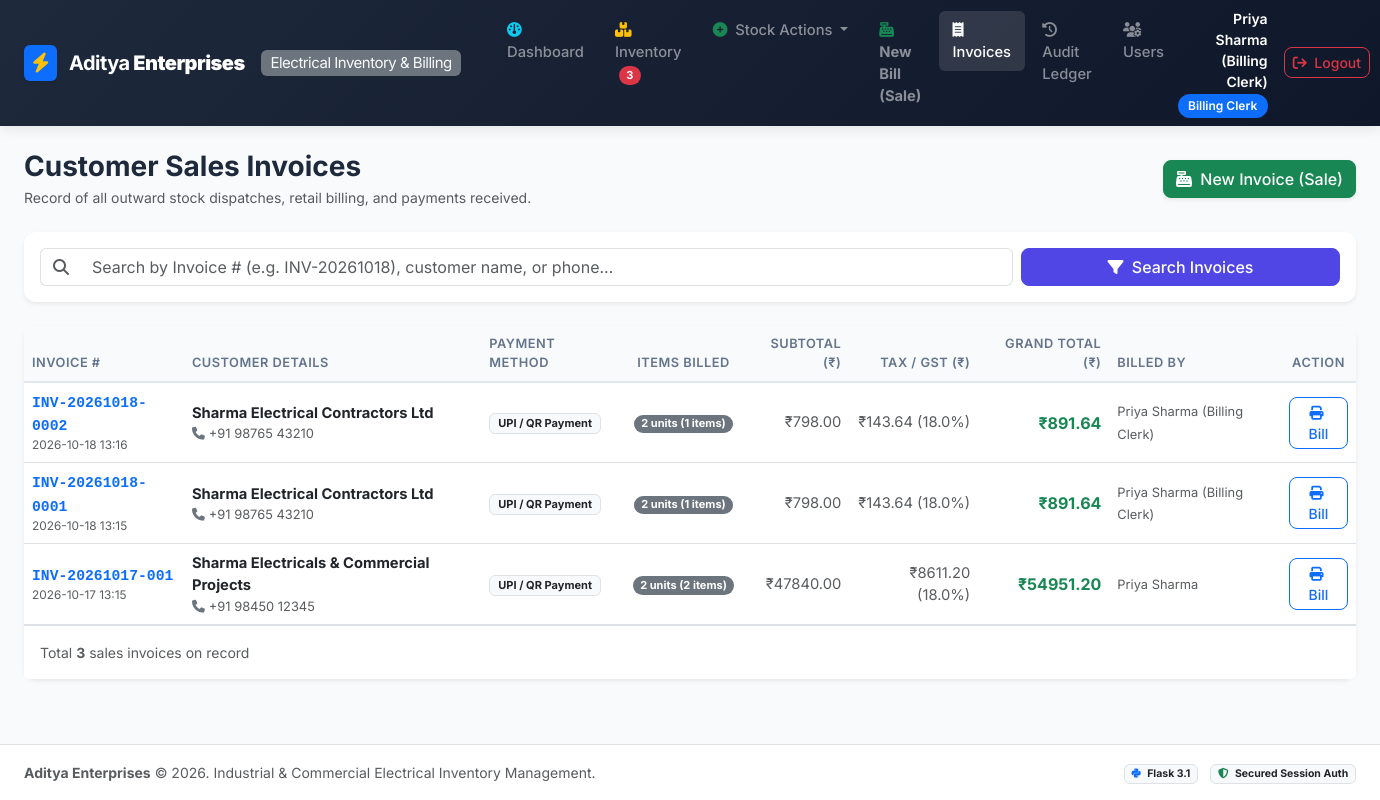
The page /invoices (signed in) on the database its author committed.
### tables this page shows
CREATE TABLE users (
                id INTEGER PRIMARY KEY AUTOINCREMENT,
                username TEXT UNIQUE NOT NULL,
                password_hash TEXT NOT NULL,
                full_name TEXT NOT NULL,
                role TEXT NOT NULL,
                email TEXT,
                created_at TIMESTAMP DEFAULT CURRENT_TIMESTAMP,
                last_login TIMESTAMP
            );

CREATE TABLE invoices (
                id INTEGER PRIMARY KEY AUTOINCREMENT,
                invoice_number TEXT UNIQUE NOT NULL,
                customer_name TEXT NOT NULL,
                customer_phone TEXT,
                customer_email TEXT,
                customer_address TEXT,
                payment_method TEXT NOT NULL,
                subtotal REAL NOT NULL,
                tax_rate REAL NOT NULL DEFAULT 18.0,
                tax_amount REAL NOT NULL,
                discount_amount REAL NOT NULL DEFAULT 0.0,
                grand_total REAL NOT NULL,
                notes TEXT,
                created_by_user_id INTEGER,
                created_by_name TEXT,
                created_at TIMESTAMP DEFAULT CURRENT_TIMESTAMP,
                FOREIGN KEY (created_by_user_id) REFERENCES users(id) ON DELETE SET NULL
            );

### app.py (the view)
@app.route('/invoices')
@login_required
def invoice_list():
    query = request.args.get('q', '').strip()
    sql = "SELECT * FROM invoices WHERE 1=1"
    params = []
    if query:
        sql += " AND (invoice_number LIKE ? OR customer_name LIKE ? OR customer_phone LIKE ?)"
        term = f"%{query}%"
        params.extend([term, term, term])
    sql += " ORDER BY id DESC"
    with get_db() as conn:
        cursor = conn.cursor()
        cursor.execute(sql, params)
        invoices = [dict(r) for r in cursor.fetchall()]
        for inv in invoices:
            cursor.execute("SELECT COUNT(*) as cnt, SUM(quantity) as total_qty FROM invoice_items WHERE invoice_id = ?", (inv['id'],))
            item_stats = cursor.fetchone()
            inv['item_count'] = item_stats['cnt']
            inv['total_quantity'] = item_stats['total_qty'] or 0
    return render_template('invoices.html', invoices=invoices, query=query)

### app.py (called while the page is built)
@app.context_processor
def inject_globals():
    user = get_current_user()
    low_stock_count = 0
    if user:
        try:
            with get_db() as conn:
                cursor = conn.cursor()
                cursor.execute("SELECT COUNT(*) as cnt FROM items WHERE quantity <= min_threshold")
                low_stock_count = cursor.fetchone()['cnt']
        except Exception:
            low_stock_count = 0
    return {
        'current_user': user,
        'low_stock_count': low_stock_count,
        'now': datetime.now()
    }

### auth.py (called while the page is built)
def login_required(f):
    @wraps(f)
    def decorated_function(*args, **kwargs):
        if 'user_id' not in session:
            flash('Please log in with authorized credentials to access this system.', 'warning')
            return redirect(url_for('login'))
        return f(*args, **kwargs)
    return decorated_function

def get_current_user():
    if 'user_id' not in session:
        return None
    with get_db() as conn:
        cursor = conn.cursor()
        cursor.execute("SELECT id, username, full_name, role, email, last_login FROM users WHERE id = ?", (session['user_id'],))
        row = cursor.fetchone()
        return dict(row) if row else None

### database.py (called while the page is built)
def get_db_connection():
    conn = sqlite3.connect(DB_PATH)
    conn.row_factory = sqlite3.Row
    conn.execute("PRAGMA foreign_keys = ON")
    return conn

@contextmanager
def get_db():
    conn = get_db_connection()
    try:
        yield conn
        conn.commit()
    except Exception:
        conn.rollback()
        raise
    finally:
        conn.close()

### templates/invoices.html (shortened to what this page needs)
{% extends "base.html" %}
{% block content %}
<div class="d-flex flex-column flex-md-row justify-content-between align-items-md-center gap-3 mb-4">
    <div>
        <h2 class="h3 fw-bold mb-1">Customer Sales Invoices</h2>
        <p class="text-muted small mb-0">Record of all outward stock dispatches, retail billing, and payments received.</p>
    </div>
    <div class="d-flex gap-2">
        <a href="{{ url_for('billing') }}" class="btn btn-success shadow-sm">
            <i class="fa-solid fa-cash-register me-1"></i> New Invoice (Sale)
        </a>
    </div>
</div>
<div class="card mb-4 border-0 shadow-sm">
    <div class="card-body p-3">
        <form method="GET" action="{{ url_for('invoice_list') }}" class="row g-2 align-items-center">
            <div class="col-md-9">
                <div class="input-group">
                    <span class="input-group-text bg-white border-end-0"><i class="fa-solid fa-search text-muted"></i></span>
                    <input type="text" name="q" class="form-control border-start-0" placeholder="Search by Invoice # (e.g. INV-20261018), customer name, or phone..." value="{{ query }}">
                </div>
            </div>
            <div class="col-md-3 d-flex gap-2">
                <button type="submit" class="btn btn-primary w-100">
                    <i class="fa-solid fa-filter me-1"></i> Search Invoices
                </button>
            </div>
        </form>
    </div>
</div>
<div class="card shadow-sm border-0">
    <div class="card-body p-0">
        <div class="table-responsive">
            <table class="table table-hover align-middle mb-0">
                <thead>
                    <tr>
                        <th>Invoice #</th>
                        <th>Customer Details</th>
                        <th>Payment Method</th>
                        <th class="text-center">Items Billed</th>
                        <th class="text-end">Subtotal (₹)</th>
                        <th class="text-end">Tax / GST (₹)</th>
                        <th class="text-end">Grand Total (₹)</th>
                        <th>Billed By</th>
                        <th class="text-center">Action</th>
                    </tr>
                </thead>
                <tbody>
                    {% if invoices %}
                        {% for inv in invoices %}
                        <tr>
                            <td>
                                <a href="{{ url_for('view_invoice', invoice_id=inv.id) }}" class="fw-bold font-monospace text-decoration-none">
                                     {{ inv.invoice_number }}
                                </a>
                                <div class="text-muted small" style="font-size: 0.74rem;">{{ inv.created_at[:16] }}</div>
                            </td>
                            <td>
                                <div class="fw-bold text-dark">{{ inv.customer_name }}</div>
                                {% if inv.customer_phone %}
                                <div class="text-muted small"><i class="fa-solid fa-phone text-secondary me-1"></i>{{ inv.customer_phone }}</div>
                                {% endif %}
                            </td>
                            <td>
                                <span class="badge bg-light text-dark border px-2 py-1">{{ inv.payment_method }}</span>
                            </td>
                            <td class="text-center">
                                <span class="badge bg-secondary rounded-pill">{{ inv.total_quantity }} units ({{ inv.item_count }} items)</span>
                            </td>
                            <td class="text-end text-muted">
                                ₹{{ "%.2f"|format(inv.subtotal) }}
                            </td>
                            <td class="text-end text-muted small">
                                ₹{{ "%.2f"|format(inv.tax_amount) }} ({{ inv.tax_rate }}%)
                            </td>
                            <td class="text-end fw-bold text-success fs-6">
                                ₹{{ "%.2f"|format(inv.grand_total) }}
                            </td>
                            <td>
                                <span class="small text-muted">{{ inv.created_by_name or 'Cashier' }}</span>
                            </td>
                            <td class="text-center">
                                <a href="{{ url_for('view_invoice', invoice_id=inv.id) }}" class="btn btn-sm btn-outline-primary" title="View & Print Bill">
                                    <i class="fa-solid fa-print me-1"></i> Bill
                                </a>
                            </td>
                        </tr>
                        {% endfor %}
                    {% endif %}
                </tbody>
            </table>
        </div>
    </div>
    <div class="card-footer bg-white border-top py-3 d-flex justify-content-between align-items-center">
        <span class="text-muted small">Total <strong>{{ invoices|length }}</strong> sales invoices on record</span>
    </div>
</div>
{% endblock %}

### templates/base.html (shortened to what this page needs)
<!DOCTYPE html>
<html lang="en">
<head>
    <link href="https://cdn.jsdelivr.net/npm/bootstrap@5.3.3/dist/css/bootstrap.min.css" rel="stylesheet">
    <link href="https://cdnjs.cloudflare.com/ajax/libs/font-awesome/6.5.1/css/all.min.css" rel="stylesheet">
    <link href="{{ url_for('static', filename='css/custom.css') }}" rel="stylesheet">
</head>
<body>
    <nav class="navbar navbar-expand-lg navbar-dark sticky-top no-print py-2">
        <div class="container-fluid px-lg-4">
            <a class="navbar-brand text-white" href="{{ url_for('dashboard') if current_user else url_for('login') }}">
                <span class="p-2 rounded bg-primary d-inline-flex align-items-center justify-content-center shadow-sm">
                    <i class="fa-solid fa-bolt text-warning fs-5"></i>
                </span>
                <span class="ms-1">Aditya<strong class="text-primary-light"> Enterprises</strong></span>
                <span class="badge bg-secondary text-light fw-normal ms-2 small d-none d-sm-inline-block">Electrical Inventory & Billing</span>
            </a>
            {% if current_user %}
            <div class="collapse navbar-collapse" id="navMain">
                <ul class="navbar-nav me-auto mb-2 mb-lg-0 ms-lg-3 gap-1">
                    <li class="nav-item">
                        <a class="nav-link text-white-50 {% if request.endpoint == 'dashboard' %}active text-white{% endif %}" href="{{ url_for('dashboard') }}">
                            <i class="fa-solid fa-gauge me-1 text-info"></i> Dashboard
                        </a>
                    </li>
                    <li class="nav-item">
                        <a class="nav-link text-white-50 {% if request.endpoint == 'inventory_list' %}active text-white{% endif %}" href="{{ url_for('inventory_list') }}">
                            <i class="fa-solid fa-boxes-stacked me-1 text-warning"></i> Inventory
                            {% if low_stock_count > 0 %}
                            <span class="badge bg-danger rounded-pill ms-1">{{ low_stock_count }}</span>
                            {% endif %}
                        </a>
                    </li>
                    <li class="nav-item dropdown">
                        <a class="nav-link text-white-50 dropdown-toggle" href="#" role="button" data-bs-toggle="dropdown">
                            <i class="fa-solid fa-plus-circle me-1 text-success"></i> Stock Actions
                        </a>
                    </li>
                    <li class="nav-item">
                        <a class="nav-link text-white-50 {% if request.endpoint == 'billing' %}active text-white{% endif %}" href="{{ url_for('billing') }}">
                            <i class="fa-solid fa-cash-register me-1 text-success"></i> <strong>New Bill (Sale)</strong>
                        </a>
                    </li>
                    <li class="nav-item">
                        <a class="nav-link text-white-50 {% if request.endpoint in ['invoice_list', 'view_invoice'] %}active text-white{% endif %}" href="{{ url_for('invoice_list') }}">
                            <i class="fa-solid fa-receipt me-1 text-light"></i> Invoices
                        </a>
                    </li>
                    <li class="nav-item">
                        <a class="nav-link text-white-50 {% if request.endpoint == 'audit_logs' %}active text-white{% endif %}" href="{{ url_for('audit_logs') }}">
                            <i class="fa-solid fa-clock-rotate-left me-1 text-white-50"></i> Audit Ledger
                        </a>
                    </li>
                    <li class="nav-item">
                        <a class="nav-link text-white-50 {% if request.endpoint == 'users_list' %}active text-white{% endif %}" href="{{ url_for('users_list') }}">
                            <i class="fa-solid fa-users-gear me-1 text-white-50"></i> Users
                        </a>
                    </li>
                </ul>
                <div class="d-flex align-items-center gap-3">
                    <div class="text-end d-none d-md-block text-white">
                        <div class="fw-semibold small leading-tight">{{ current_user.full_name }}</div>
                        <span class="badge bg-primary text-white badge-role">{{ current_user.role }}</span>
                    </div>
                    <a href="{{ url_for('logout') }}" class="btn btn-outline-danger btn-sm text-nowrap" title="Secure Logout">
                        <i class="fa-solid fa-arrow-right-from-bracket me-1"></i> Logout
                    </a>
                </div>
            </div>
            {% endif %}
        </div>
    </nav>
    <main class="flex-grow-1 py-4">
        <div class="container-fluid px-lg-4">
            {% block content %}{% endblock %}
        </div>
    </main>
    <footer class="footer mt-auto py-3 bg-white border-top no-print">
        <div class="container-fluid px-lg-4 text-center text-muted small d-flex flex-column flex-sm-row justify-content-between align-items-center gap-2">
            <div>
                <strong>Aditya Enterprises</strong> &copy; 2026. Industrial & Commercial Electrical Inventory Management.
            </div>
            <div>
                <span class="badge bg-light text-dark border me-2"><i class="fa-brands fa-python text-primary me-1"></i> Flask 3.1</span>
                <span class="badge bg-light text-dark border"><i class="fa-solid fa-shield-halved text-success me-1"></i> Secured Session Auth</span>
            </div>
        </div>
    </footer>
</body>
</html>

### static/css/custom.css (style rules this page uses)
:root { --primary-color: #4f46e5; --primary-hover: #4338ca; --primary-light: #e0e7ff; --dark-bg: #0f172a; --card-bg: #ffffff; --sidebar-bg: #1e293b; --border-color: #e2e8f0; --text-main: #1e293b; --text-muted: #64748b; --success-color: #10b981; --warning-color: #f59e0b; --danger-color: #ef4444; --info-color: #06b6d4; }
body { background-color: #f8fafc; font-family: 'Inter', -apple-system, BlinkMacSystemFont, "Segoe UI", Roboto, sans-serif; color: var(--text-main); min-height: 100vh; display: flex; flex-direction: column; }
.navbar-brand { font-weight: 700; letter-spacing: -0.5px; display: flex; align-items: center; gap: 8px; }
.navbar { background: linear-gradient(135deg, #1e293b 0%, #0f172a 100%) !important; box-shadow: 0 4px 12px rgba(0, 0, 0, 0.08); }
.nav-link { font-weight: 500; font-size: 0.92rem; transition: all 0.2s ease; border-radius: 6px; padding: 0.5rem 0.85rem !important; }
.nav-link:hover, .nav-link.active { background-color: rgba(255, 255, 255, 0.12); color: #fff !important; }
.card { border: 1px solid var(--border-color); border-radius: 12px; box-shadow: 0 1px 3px rgba(0, 0, 0, 0.04); transition: transform 0.2s ease, box-shadow 0.2s ease; background-color: #ffffff; }
.badge-role { font-weight: 600; font-size: 0.75rem; padding: 0.35rem 0.65rem; border-radius: 9999px; }
.table th { font-size: 0.8rem; text-transform: uppercase; letter-spacing: 0.5px; color: var(--text-muted); font-weight: 600; border-bottom: 2px solid var(--border-color); background-color: #f8fafc; }
.table td { vertical-align: middle; font-size: 0.92rem; }
.btn-primary { background-color: var(--primary-color); border-color: var(--primary-color); }
.btn { border-radius: 8px; font-weight: 500; transition: all 0.2s ease; }

### rows shown on the page
users: full_name "Priya Sharma (Billing Clerk)", role "Billing Clerk"
invoices: invoice_number "INV-20261018-0002", created_at "2026-10-18 13:16", customer_name "Sharma Electrical Contractors Ltd", customer_phone "+91 98765 43210", payment_method "UPI / QR Payment", total_quantity "2", item_count "1", subtotal "798.00", tax_amount "143.64", tax_rate "18.0", grand_total "891.64", created_by_name "Priya Sharma (Billing Clerk)"
invoices: invoice_number "INV-20261018-0001", created_at "2026-10-18 13:15", customer_name "Sharma Electrical Contractors Ltd", customer_phone "+91 98765 43210", payment_method "UPI / QR Payment", total_quantity "2", item_count "1", subtotal "798.00", tax_amount "143.64", tax_rate "18.0", grand_total "891.64", created_by_name "Priya Sharma (Billing Clerk)"
invoices: invoice_number "INV-20261017-001", created_at "2026-10-17 13:15", customer_name "Sharma Electricals & Commercial Projects", customer_phone "+91 98450 12345", payment_method "UPI / QR Payment", total_quantity "2", item_count "2", subtotal "47840.00", tax_amount "8611.20", tax_rate "18.0", grand_total "54951.20", created_by_name "Priya Sharma"

### other values the page prints
{{ low_stock_count }} "3"
{{ invoices|length }} "3"
